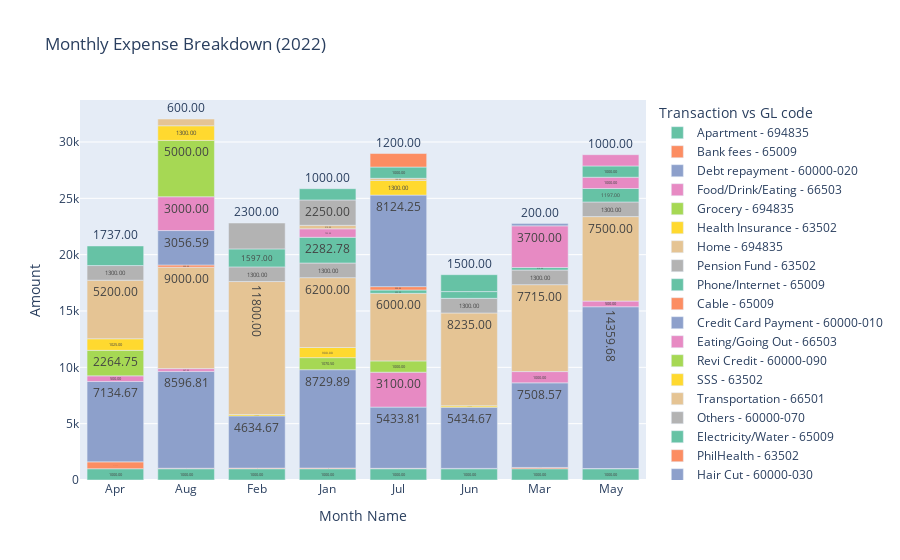

Notebook cell for this chart:
### Markdown cell above
# Make bar charts over months in a year

### Code cell
import plotly.express as px

def gl_expense_monthly_bar_chart(df, year):
    # Filter the dataset for expense transactions in the specified year
    sub_df = df[(df['Year'] == year) & (df['Transaction vs GL code'] != 'Expense')]

    # Group by month and sum the amounts for each category
    total_by_month = sub_df.groupby(['Month Name', 'Transaction vs GL code']).agg({'Amount': 'sum'}).reset_index()

    # Set a default color scale
    color_scale = px.colors.qualitative.Set2

    # Create bar chart
    bar_fig = px.bar(total_by_month, x='Month Name', y='Amount', title=f"Monthly Expense Breakdown ({year})", 
                     color='Transaction vs GL code', color_discrete_sequence=color_scale)

    # Manually add data labels using update_traces
    bar_fig.update_traces(texttemplate='%{y:.2f}', textposition='outside')

    return bar_fig

# Example usage:
# Replace 'YourDataFrame' and 'YourYear' with actual values
gl_monthly_bar = gl_expense_monthly_bar_chart(df, 2022)
gl_monthly_bar.show()

### Figure 1 — Plotly figure (JSON) as saved in the notebook; plotly's stock layout.template omitted (floating-point values rounded to 4 significant figures)
{"data": [{"alignmentgroup": "True", "hovertemplate": "Transaction vs GL code=Apartment - 694835<br>Month Name=%{x}<br>Amount=%{y}<extra></extra>", "legendgroup": "Apartment - 694835", "marker": {"color": "rgb(102,194,165)", "pattern": {"shape": ""}}, "name": "Apartment - 694835", "offsetgroup": "Apartment - 694835", "orientation": "v", "showlegend": true, "textposition": "outside", "texttemplate": "%{y:.2f}", "type": "bar", "x": ["Apr", "Aug", "Feb", "Jan", "Jul", "Jun", "Mar", "May"], "xaxis": "x", "y": [1000, 1000, 1000, 1000, 1000, 1000, 1000, 1000], "yaxis": "y"}, {"alignmentgroup": "True", "hovertemplate": "Transaction vs GL code=Bank fees - 65009<br>Month Name=%{x}<br>Amount=%{y}<extra></extra>", "legendgroup": "Bank fees - 65009", "marker": {"color": "rgb(252,141,98)", "pattern": {"shape": ""}}, "name": "Bank fees - 65009", "offsetgroup": "Bank fees - 65009", "orientation": "v", "showlegend": true, "textposition": "outside", "texttemplate": "%{y:.2f}", "type": "bar", "x": ["Apr", "Aug", "Feb", "Jan", "Jul", "Jun", "Mar", "May"], "xaxis": "x", "y": [610, 42, 55, 60, 35, 30, 115, 18], "yaxis": "y"}, {"alignmentgroup": "True", "hovertemplate": "Transaction vs GL code=Debt repayment - 60000-020<br>Month Name=%{x}<br>Amount=%{y}<extra></extra>", "legendgroup": "Debt repayment - 60000-020", "marker": {"color": "rgb(141,160,203)", "pattern": {"shape": ""}}, "name": "Debt repayment - 60000-020", "offsetgroup": "Debt repayment - 60000-020", "orientation": "v", "showlegend": true, "textposition": "outside", "texttemplate": "%{y:.2f}", "type": "bar", "x": ["Apr", "Aug", "Feb", "Jan", "Jul", "Jun", "Mar", "May"], "xaxis": "x", "y": [7135.0, 8597.0, 4635.0, 8730.0, 5434.0, 5435.0, 7509.0, 14360.0], "yaxis": "y"}, {"alignmentgroup": "True", "hovertemplate": "Transaction vs GL code=Food/Drink/Eating - 66503<br>Month Name=%{x}<br>Amount=%{y}<extra></extra>", "legendgroup": "Food/Drink/Eating - 66503", "marker": {"color": "rgb(231,138,195)", "pattern": {"shape": ""}}, "name": "Food/Drink/Eating - 66503", "offsetgroup": "Food/Drink/Eating - 66503", "orientation": "v", "showlegend": true, "textposition": "outside", "texttemplate": "%{y:.2f}", "type": "bar", "x": ["Apr", "Aug", "Jul", "Mar", "May"], "xaxis": "x", "y": [500, 247, 3100, 1000, 500], "yaxis": "y"}, {"alignmentgroup": "True", "hovertemplate": "Transaction vs GL code=Grocery - 694835<br>Month Name=%{x}<br>Amount=%{y}<extra></extra>", "legendgroup": "Grocery - 694835", "marker": {"color": "rgb(166,216,84)", "pattern": {"shape": ""}}, "name": "Grocery - 694835", "offsetgroup": "Grocery - 694835", "orientation": "v", "showlegend": true, "textposition": "outside", "texttemplate": "%{y:.2f}", "type": "bar", "x": ["Apr", "Jan", "Jul"], "xaxis": "x", "y": [2265.0, 1070.0, 1000], "yaxis": "y"}, {"alignmentgroup": "True", "hovertemplate": "Transaction vs GL code=Health Insurance - 63502<br>Month Name=%{x}<br>Amount=%{y}<extra></extra>", "legendgroup": "Health Insurance - 63502", "marker": {"color": "rgb(255,217,47)", "pattern": {"shape": ""}}, "name": "Health Insurance - 63502", "offsetgroup": "Health Insurance - 63502", "orientation": "v", "showlegend": true, "textposition": "outside", "texttemplate": "%{y:.2f}", "type": "bar", "x": ["Apr", "Feb", "Jan", "Jun"], "xaxis": "x", "y": [1025, 125, 900, 125], "yaxis": "y"}, {"alignmentgroup": "True", "hovertemplate": "Transaction vs GL code=Home - 694835<br>Month Name=%{x}<br>Amount=%{y}<extra></extra>", "legendgroup": "Home - 694835", "marker": {"color": "rgb(229,196,148)", "pattern": {"shape": ""}}, "name": "Home - 694835", "offsetgroup": "Home - 694835", "orientation": "v", "showlegend": true, "textposition": "outside", "texttemplate": "%{y:.2f}", "type": "bar", "x": ["Apr", "Aug", "Feb", "Jan", "Jul", "Jun", "Mar", "May"], "xaxis": "x", "y": [5200, 9000, 11800, 6200, 6000, 8235, 7715, 7500], "yaxis": "y"}, {"alignmentgroup": "True", "hovertemplate": "Transaction vs GL code=Pension Fund - 63502<br>Month Name=%{x}<br>Amount=%{y}<extra></extra>", "legendgroup": "Pension Fund - 63502", "marker": {"color": "rgb(179,179,179)", "pattern": {"shape": ""}}, "name": "Pension Fund - 63502", "offsetgroup": "Pension Fund - 63502", "orientation": "v", "showlegend": true, "textposition": "outside", "texttemplate": "%{y:.2f}", "type": "bar", "x": ["Apr", "Feb", "Jan", "Jun", "Mar", "May"], "xaxis": "x", "y": [1300, 1300, 1300, 1300, 1300, 1300], "yaxis": "y"}, {"alignmentgroup": "True", "hovertemplate": "Transaction vs GL code=Phone/Internet - 65009<br>Month Name=%{x}<br>Amount=%{y}<extra></extra>", "legendgroup": "Phone/Internet - 65009", "marker": {"color": "rgb(102,194,165)", "pattern": {"shape": ""}}, "name": "Phone/Internet - 65009", "offsetgroup": "Phone/Internet - 65009", "orientation": "v", "showlegend": true, "textposition": "outside", "texttemplate": "%{y:.2f}", "type": "bar", "x": ["Apr", "Feb", "Jan", "Jul", "Jun", "Mar", "May"], "xaxis": "x", "y": [1737, 1597, 2283.0, 295, 599, 219, 1197], "yaxis": "y"}, {"alignmentgroup": "True", "hovertemplate": "Transaction vs GL code=Cable - 65009<br>Month Name=%{x}<br>Amount=%{y}<extra></extra>", "legendgroup": "Cable - 65009", "marker": {"color": "rgb(252,141,98)", "pattern": {"shape": ""}}, "name": "Cable - 65009", "offsetgroup": "Cable - 65009", "orientation": "v", "showlegend": true, "textposition": "outside", "texttemplate": "%{y:.2f}", "type": "bar", "x": ["Aug", "Jul"], "xaxis": "x", "y": [200, 300], "yaxis": "y"}, {"alignmentgroup": "True", "hovertemplate": "Transaction vs GL code=Credit Card Payment - 60000-010<br>Month Name=%{x}<br>Amount=%{y}<extra></extra>", "legendgroup": "Credit Card Payment - 60000-010", "marker": {"color": "rgb(141,160,203)", "pattern": {"shape": ""}}, "name": "Credit Card Payment - 60000-010", "offsetgroup": "Credit Card Payment - 60000-010", "orientation": "v", "showlegend": true, "textposition": "outside", "texttemplate": "%{y:.2f}", "type": "bar", "x": ["Aug", "Jul"], "xaxis": "x", "y": [3057.0, 8124.0], "yaxis": "y"}, {"alignmentgroup": "True", "hovertemplate": "Transaction vs GL code=Eating/Going Out - 66503<br>Month Name=%{x}<br>Amount=%{y}<extra></extra>", "legendgroup": "Eating/Going Out - 66503", "marker": {"color": "rgb(231,138,195)", "pattern": {"shape": ""}}, "name": "Eating/Going Out - 66503", "offsetgroup": "Eating/Going Out - 66503", "orientation": "v", "showlegend": true, "textposition": "outside", "texttemplate": "%{y:.2f}", "type": "bar", "x": ["Aug", "Jan", "Mar", "May"], "xaxis": "x", "y": [3000, 753, 3700, 1000], "yaxis": "y"}, {"alignmentgroup": "True", "hovertemplate": "Transaction vs GL code=Revi Credit - 60000-090<br>Month Name=%{x}<br>Amount=%{y}<extra></extra>", "legendgroup": "Revi Credit - 60000-090", "marker": {"color": "rgb(166,216,84)", "pattern": {"shape": ""}}, "name": "Revi Credit - 60000-090", "offsetgroup": "Revi Credit - 60000-090", "orientation": "v", "showlegend": true, "textposition": "outside", "texttemplate": "%{y:.2f}", "type": "bar", "x": ["Aug"], "xaxis": "x", "y": [5000], "yaxis": "y"}, {"alignmentgroup": "True", "hovertemplate": "Transaction vs GL code=SSS - 63502<br>Month Name=%{x}<br>Amount=%{y}<extra></extra>", "legendgroup": "SSS - 63502", "marker": {"color": "rgb(255,217,47)", "pattern": {"shape": ""}}, "name": "SSS - 63502", "offsetgroup": "SSS - 63502", "orientation": "v", "showlegend": true, "textposition": "outside", "texttemplate": "%{y:.2f}", "type": "bar", "x": ["Aug", "Jul"], "xaxis": "x", "y": [1300, 1300], "yaxis": "y"}, {"alignmentgroup": "True", "hovertemplate": "Transaction vs GL code=Transportation - 66501<br>Month Name=%{x}<br>Amount=%{y}<extra></extra>", "legendgroup": "Transportation - 66501", "marker": {"color": "rgb(229,196,148)", "pattern": {"shape": ""}}, "name": "Transportation - 66501", "offsetgroup": "Transportation - 66501", "orientation": "v", "showlegend": true, "textposition": "outside", "texttemplate": "%{y:.2f}", "type": "bar", "x": ["Aug", "Jan", "Jul"], "xaxis": "x", "y": [600, 310, 190], "yaxis": "y"}, {"alignmentgroup": "True", "hovertemplate": "Transaction vs GL code=Others - 60000-070<br>Month Name=%{x}<br>Amount=%{y}<extra></extra>", "legendgroup": "Others - 60000-070", "marker": {"color": "rgb(179,179,179)", "pattern": {"shape": ""}}, "name": "Others - 60000-070", "offsetgroup": "Others - 60000-070", "orientation": "v", "showlegend": true, "textposition": "outside", "texttemplate": "%{y:.2f}", "type": "bar", "x": ["Feb", "Jan"], "xaxis": "x", "y": [2300, 2250], "yaxis": "y"}, {"alignmentgroup": "True", "hovertemplate": "Transaction vs GL code=Electricity/Water - 65009<br>Month Name=%{x}<br>Amount=%{y}<extra></extra>", "legendgroup": "Electricity/Water - 65009", "marker": {"color": "rgb(102,194,165)", "pattern": {"shape": ""}}, "name": "Electricity/Water - 65009", "offsetgroup": "Electricity/Water - 65009", "orientation": "v", "showlegend": true, "textposition": "outside", "texttemplate": "%{y:.2f}", "type": "bar", "x": ["Jan", "Jul", "Jun", "May"], "xaxis": "x", "y": [1000, 1000, 1500, 1000], "yaxis": "y"}, {"alignmentgroup": "True", "hovertemplate": "Transaction vs GL code=PhilHealth - 63502<br>Month Name=%{x}<br>Amount=%{y}<extra></extra>", "legendgroup": "PhilHealth - 63502", "marker": {"color": "rgb(252,141,98)", "pattern": {"shape": ""}}, "name": "PhilHealth - 63502", "offsetgroup": "PhilHealth - 63502", "orientation": "v", "showlegend": true, "textposition": "outside", "texttemplate": "%{y:.2f}", "type": "bar", "x": ["Jul"], "xaxis": "x", "y": [1200], "yaxis": "y"}, {"alignmentgroup": "True", "hovertemplate": "Transaction vs GL code=Hair Cut - 60000-030<br>Month Name=%{x}<br>Amount=%{y}<extra></extra>", "legendgroup": "Hair Cut - 60000-030", "marker": {"color": "rgb(141,160,203)", "pattern": {"shape": ""}}, "name": "Hair Cut - 60000-030", "offsetgroup": "Hair Cut - 60000-030", "orientation": "v", "showlegend": true, "textposition": "outside", "texttemplate": "%{y:.2f}", "type": "bar", "x": ["Mar"], "xaxis": "x", "y": [200], "yaxis": "y"}, {"alignmentgroup": "True", "hovertemplate": "Transaction vs GL code=Healthcare - 63502<br>Month Name=%{x}<br>Amount=%{y}<extra></extra>", "legendgroup": "Healthcare - 63502", "marker": {"color": "rgb(231,138,195)", "pattern": {"shape": ""}}, "name": "Healthcare - 63502", "offsetgroup": "Healthcare - 63502", "orientation": "v", "showlegend": true, "textposition": "outside", "texttemplate": "%{y:.2f}", "type": "bar", "x": ["May"], "xaxis": "x", "y": [1000], "yaxis": "y"}], "layout": {"barmode": "relative", "legend": {"title": {"text": "Transaction vs GL code"}, "tracegroupgap": 0}, "title": {"text": "Monthly Expense Breakdown (2022)"}, "xaxis": {"anchor": "y", "domain": [0, 1], "title": {"text": "Month Name"}}, "yaxis": {"anchor": "x", "domain": [0, 1], "title": {"text": "Amount"}}}}
